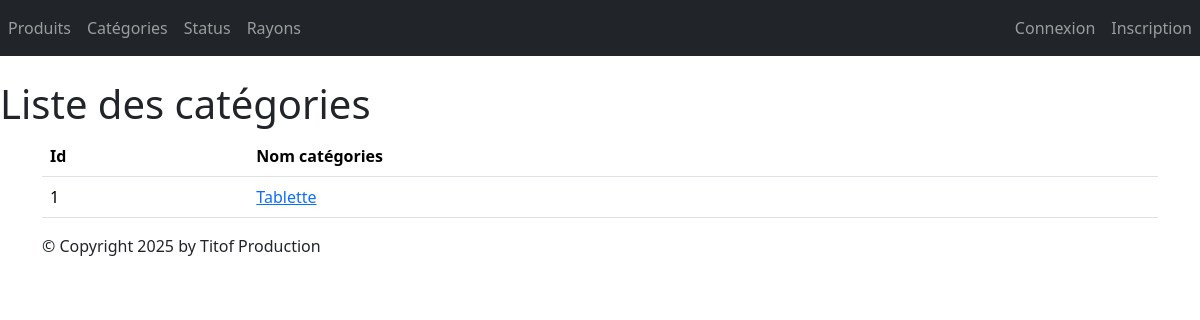
Page /monApp/categories/ on the earlier database version.
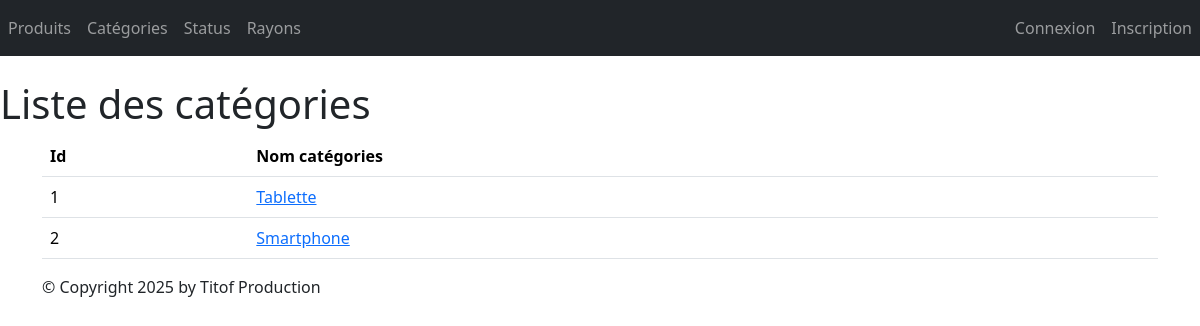
Same page on the later database version.
### monApp/models.py (models this page shows, shortened)
class Categorie(models.Model):
    idCat = models.AutoField(primary_key=True)
    nomCat = models.CharField(max_length=100)

### monApp/views.py (the view)
# urls.py: path("categories/", views.CategorieListView.as_view(), name="lst_cats"),
class CategorieListView(ListView):
    model = Categorie
    template_name = "monApp/list_categories.html"
    context_object_name = "categories"
    def get_queryset(self ) :
        return Categorie.objects.all()
    def get_context_data(self, **kwargs):
        context = super(CategorieListView, self).get_context_data(**kwargs)
        context['titremenu'] = "Liste de mes catégories"
        return context

### monApp/templates/monApp/list_categories.html
{% extends 'monApp/base.html' %}
{% block menu %}
    <h1>Liste des catégories</h1>
{% endblock %}
{% block contenu %}
    <table class="table">
        <thead>
            <th>Id</th>
            <th>Nom catégories</th>
        </thead>
            <tbody>
                {% for categorie in categories %}
                    <tr>
                        <td>{{ categorie.idCat }} </td>
                        <td><a href="{% url 'dtl_cats' categorie.idCat %}">{{ categorie.nomCat }}</a> </td>
                    </tr>
                {% endfor %}
        </tbody>
    </table>
{% endblock %}

Differences in the rows shown:
added Categorie: idCat "2", nomCat "Smartphone"
